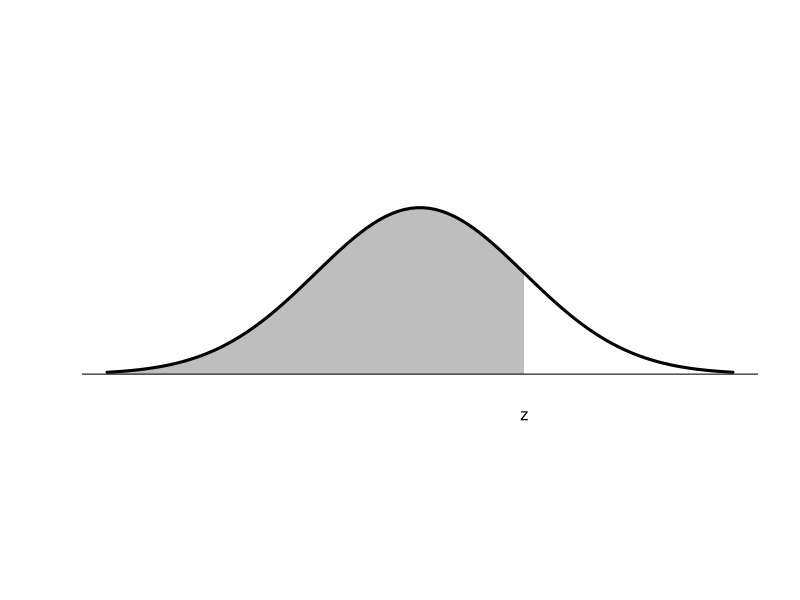
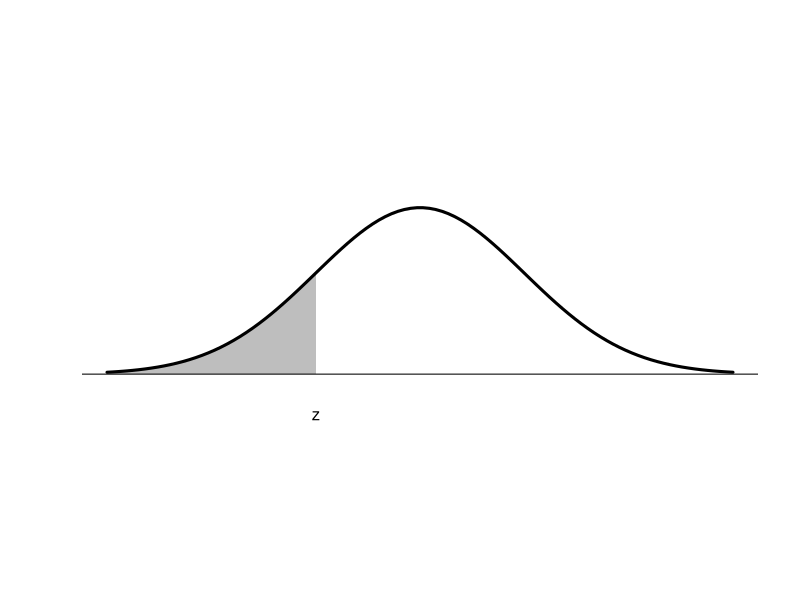
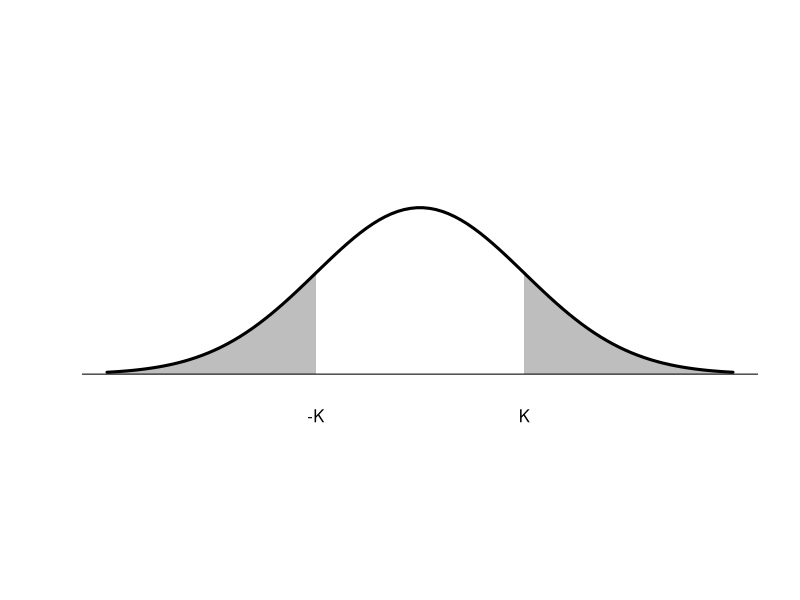
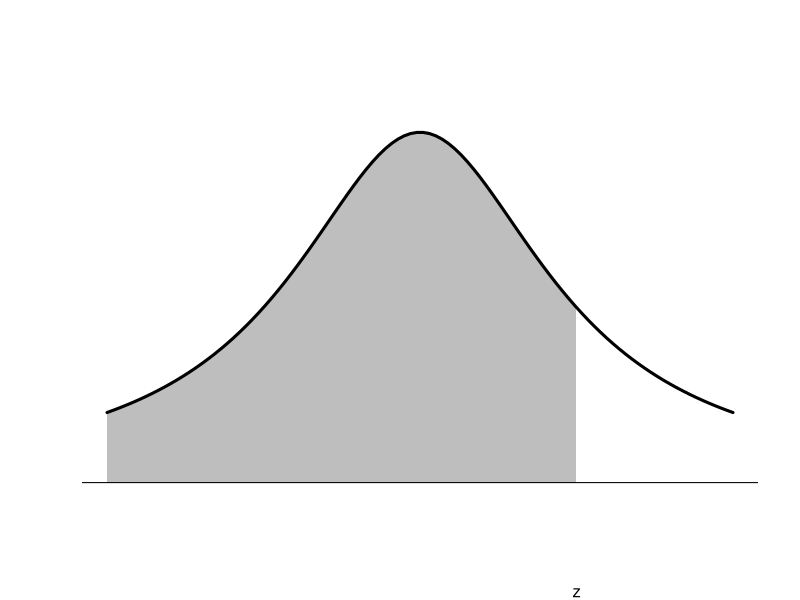

The R script that drew these images, in order:
n <- 100 # smoothness


setup <- function(n=100){
  x <- seq(from=-3,to=3,len=n)
  plot(x,dnorm(x),axes=FALSE,xlab='',ylab='',lwd=3,type='n',asp=4,xlim=c(-3,3))
}
  
outline <- function(n=100){
  x <- seq(from=-3,to=3,len=n)
  points(x,dnorm(x),type='l',lwd=3)
  abline(0,0)
}

shading <- function(a,b,f=dnorm){
  x <- seq(from=a,to=b,len=n)
  polygon(x=c(x,rev(x)),y=c(rep(0,n),f(rev(x))),col='gray',border=NA)
}

pdf(file="gaussian_diagram1.pdf",width=5,height=3)
{
  setup()
  shading(-3,1)
  outline()
  par(xpd=TRUE)
  text(1,-0.1,'z')
}
dev.off()

pdf(file="gaussian_diagram2.pdf",width=5,height=3)
{
  setup()
  shading(-3,-1)
  outline()
  par(xpd=TRUE)
  text(-1,-0.1,'z')
}
dev.off()

pdf(file="gaussian_diagram3.pdf",width=5,height=3)
{
  setup()
  shading(-3,-1)
  shading(+1,+3)
  outline()
  par(xpd=TRUE)
  text(-1,-0.1,'-K')
  text(+1,-0.1,'K')
}
dev.off()

pdf(file="student_diagram.pdf",width=5,height=3)
{
  x <- seq(from=-2,to=2,len=n)
  plot(x,dnorm(x),axes=FALSE,xlab='',ylab='',lwd=3,type='n',xlim=c(-2,2),ylim=c(0,0.35))
  x <- seq(from=-2,to=2,len=n)
  shading(-2,+1,f=function(x){dt(x,df=1)})
  points(x,dt(x,df=1),type='l',lwd=3)
  abline(0,0)
  par(xpd=TRUE)
  text(+1,-0.1,'z')
}
dev.off()
